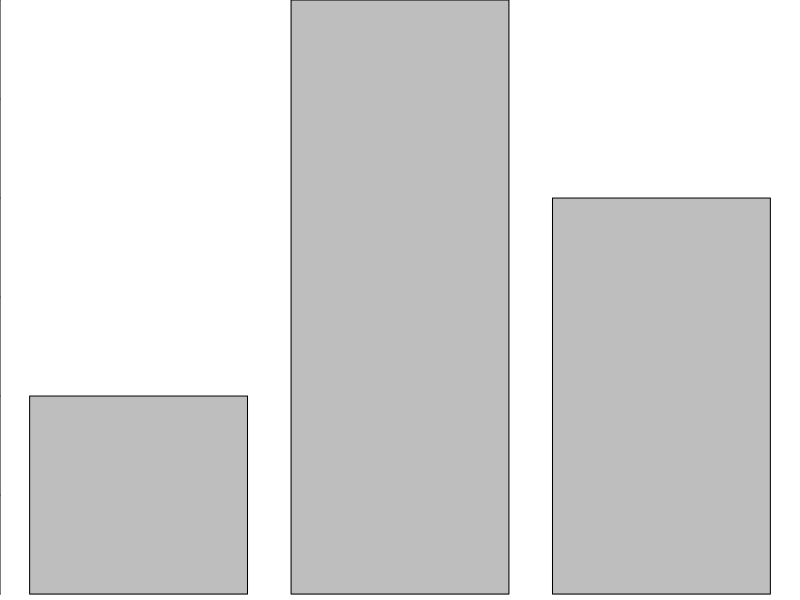

Write R code to recreate this figure.
## ---- chunk 1
# this line is a comment and will not be run
# use the copy button in the top corner to easily run this example --->
print("output is shown here") # you can also add comments here
## ---- chunk 2
knitr::opts_knit$set(global.par = T)
par(mar = c(0, 0, 0, 0))
## ---- chunk 3
# a VERY simple barplot
# the c() function creates a vector of numbers
barplot(c(1, 3, 2))
## ---- chunk 4
knitr::opts_knit$set(global.par = F)
## ---- chunk 5
(-5 * -3^2 + 4) / 7 - 6
## ---- chunk 6
2^50
## ---- chunk 7
13 %/% 2
13 %% 2
## ---- chunk 8
cos(2 * pi)
atan(-1) * 4
## ---- chunk 9
log(exp(2)) * log10(100)
## ---- chunk 10
log(3^5, base = 3)
## ---- chunk 11
sqrt(abs(-9))
## ---- chunk 12
T
## ---- chunk 13
message("Error: object 'true' not found")
## ---- chunk 14
exp(FALSE) * (TRUE + sqrt(TRUE))
## ---- chunk 15
sqrt(-4)
1 / 0
log(0)
## ---- chunk 16
# this is preferred
x <- 5
print(x)
## ---- chunk 17
# this is equivalent and acceptable, but discouraged
x = 5
print(x)
## ---- chunk 18

## ---- chunk 19
# these variable names are ok,
# also remember R is case sensitive!
var1 <- 1
Var1 <- 2
.OtherVariable <- 3
another.variable_42 <- 4

var1 + Var1 + .OtherVariable + another.variable_42

# even these morse code looking variable names,
# while not recommended, are technically ok:
. <- 1
.. <- 2
._ <- 3
._..__ <- 4

. + .. + ._ + ._..__
## ---- chunk 20
message('Error: unexpected symbol in "1var"')
## ---- chunk 21
result <- 3 * 4 - 5
## ---- chunk 22
result
## ---- chunk 23
data <- c(3, 6, 6, 2, 4, 1, 5)
data
## ---- chunk 24
sum(data) / length(data)
mean(data)
## ---- chunk 25
median(data)
## ---- chunk 26
quantile(data, 0.3)
## ---- chunk 27
sqrt(var(data))
sd(data)
## ---- chunk 28
min(data)
max(data)
## ---- chunk 29
# 6 appears in the sample
6 %in% data
# 7 does not appear in the sample
7 %in% data
## ---- chunk 30
x <- c(5, 6.5, 3.4, 5.7)
y <- c(4.6, 5.3, 1, 6.8)
cor(x, y)
## ---- chunk 31
x <- (2 + 3)^2
x == 25
# if instead we ask "is x not equal to 25", we should get FALSE
x != 25
## ---- chunk 32
!TRUE
# this is equivalent to x != 25
!(x == 25)
## ---- chunk 33
x < 30
x >= 25
## ---- chunk 34
(x > 20) & (x <= 30)
(x > 20) | (x != 25)
## ---- chunk 35
# check if x² is even OR if mean of data + 2 * sd is greater than the max
# note order of operations means we don't need extra parentheses
# of course, you can add extra parentheses for readability if you wish!
x^2 %% 2 == 0 | mean(data) + 2 * sd(data) > max(data)
## ---- chunk 36
1/2 + 1/3 == 5/6
1/2 + 1/3 - 5/6
sqrt(2)^2 == 2
sqrt(2)^2 - 2
## ---- chunk 37
all.equal(1/2 + 1/3, 5/6)
all.equal(sqrt(2)^2, 2)
## ---- chunk 38
options(width = 70)
## ---- chunk 39
library(tidyverse)
## ---- chunk 40
options(width = 80)
## ---- chunk 41
# these are all the same
mean(data)
mean ( data )
mean (
  data
)
## ---- chunk 42
# rmarkdown::render("demo.Rmd", "html_document")
## ---- chunk 43
head(mtcars)
